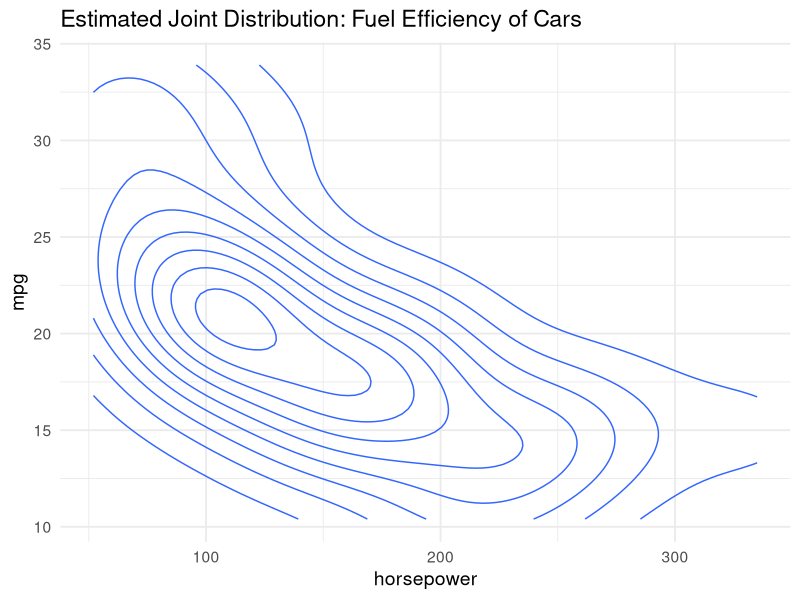
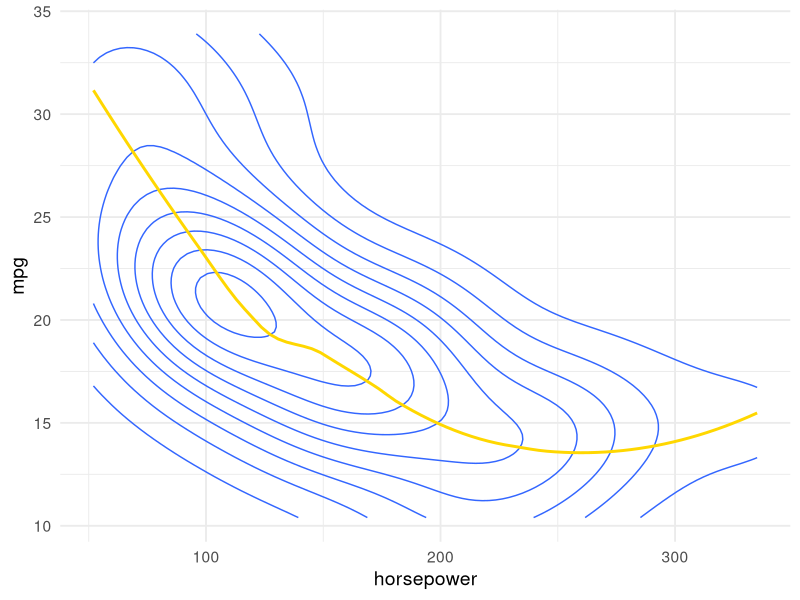
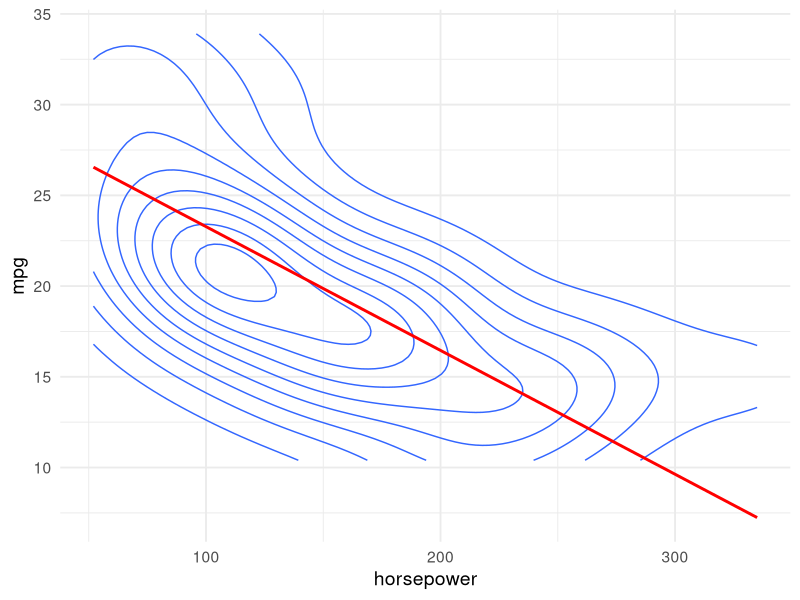
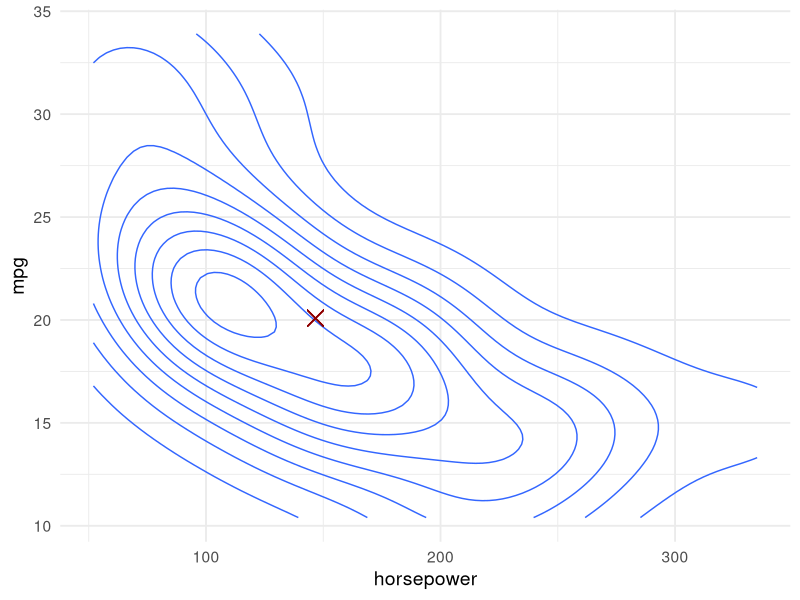
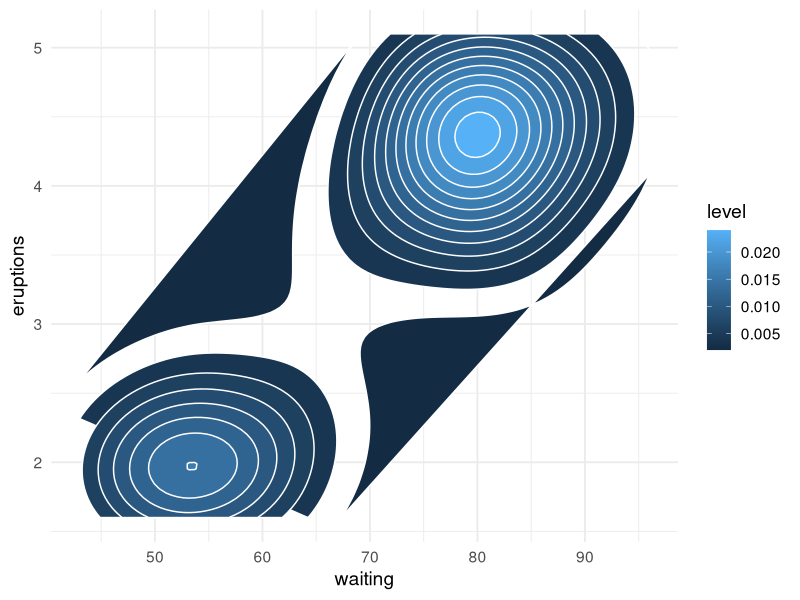
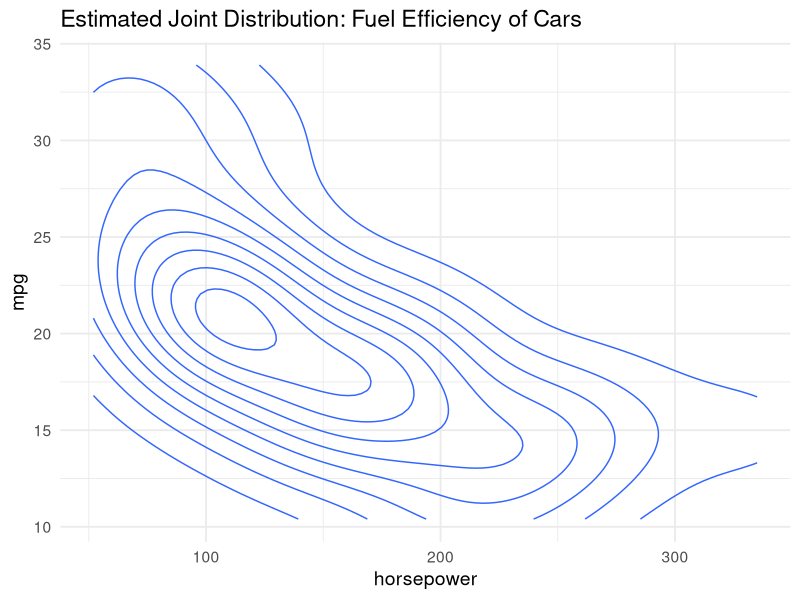
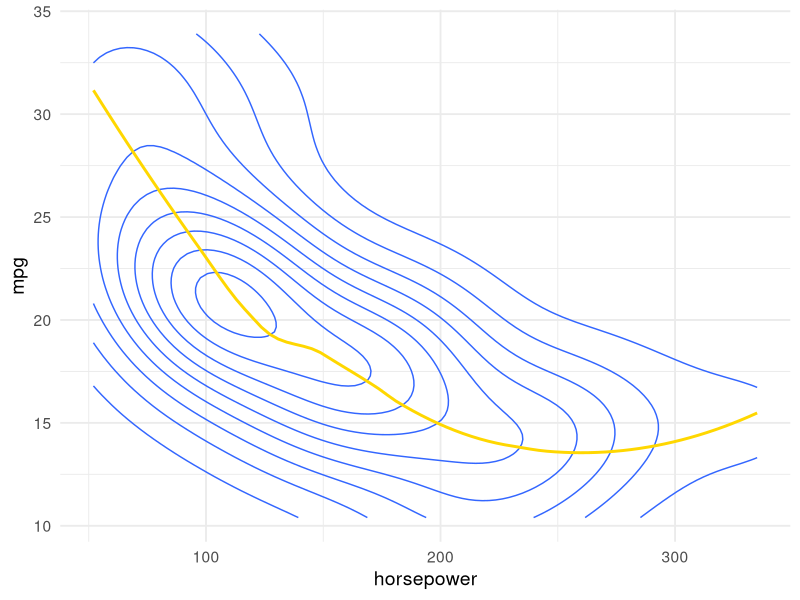
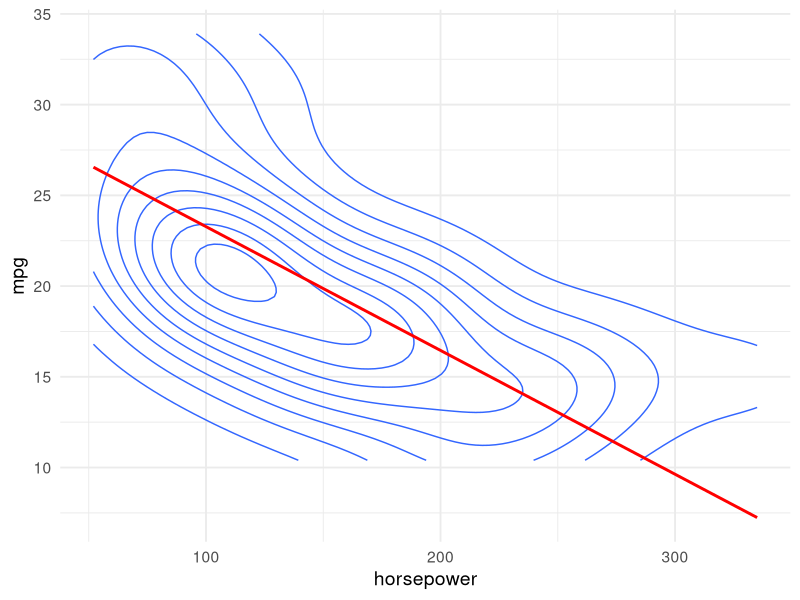

Source code (R) for these figures, in order:
library(ggplot2)
setwd("~/Desktop")

theme_set(theme_minimal(base_size = 14))


ggplot( mtcars, aes(x=hp, y=mpg) ) +
  geom_density_2d() +
  xlab("horsepower") +
  ggtitle("Estimated Joint Distribution: Fuel Efficiency of Cars")

ggsave("mpg.pdf",
       device='pdf',
       units = 'mm', width = 128, height = 96,
       bg = 'transparent')


ggplot( mtcars, aes(x=hp, y=mpg) ) +
  geom_density_2d() +
  geom_smooth(method = "loess", color ="gold", se=F)+
  xlab("horsepower") 

ggsave("mpg_cef.pdf",
       device='pdf',
       units = 'mm', width = 128, height = 96,
       bg = 'transparent')

ggplot( mtcars, aes(x=hp, y=mpg) ) +
geom_density_2d() +
  geom_smooth(method = "lm", color ="red", se=F)+
  xlab("horsepower") 

ggsave("mpg_lm.pdf",
       device='pdf',
       units = 'mm', width = 128, height = 96,
       bg = 'transparent')

ggplot( mtcars, aes(x=hp, y=mpg) ) +
  geom_density_2d() +
  xlab("horsepower") +
  geom_point(aes(x=mean(mtcars$hp), y=mean(mtcars$mpg)), shape = 4, size = 5,colour="darkred")

ggsave("mpg_mean.pdf",
       device='pdf',
       units = 'mm', width = 128, height = 96,
       bg = 'transparent')

# Area + contour
ggplot( faithful, aes(x=waiting, y=eruptions) ) +
  stat_density_2d(aes(fill = ..level..), geom = "polygon", colour="white")
